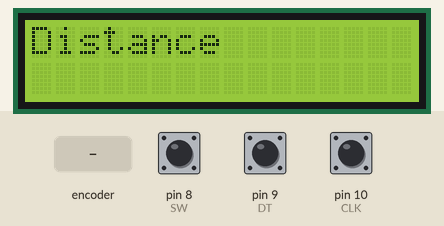
Simulated run of this sketch. Board: Arduino Uno, built with avr-gcc and run on an emulated ATmega328P. Parts: 16×2 character LCD. Inputs (shaded band) come from the test bench; at power-on: pin 8 (SW) HIGH, pin 9 (DT) HIGH, pin 10 (CLK) HIGH. What the sketch prints to the serial monitor is not drawn.

Above: at 1.2 s.
1.3 s: rotary encoder on pin 10 (CLK) / pin 9 (DT) turned 3 steps (first pin leading)
At 2.9 s:
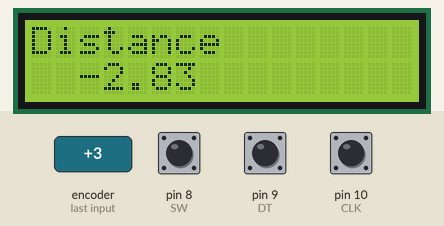
5.0 s: rotary encoder on pin 10 (CLK) / pin 9 (DT) turned 1 step (first pin leading)
At 5.4 s:
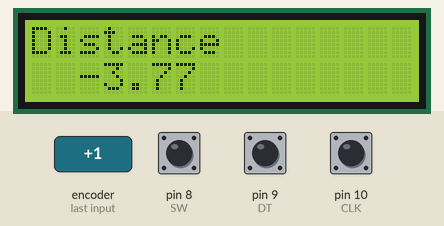
Timing chart, 0 to 8.0 s (numbered marks = the images above; inputs shaded):
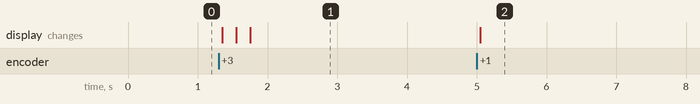

The sketch:

LCD_Code.ino
```cpp
#include <LiquidCrystal.h>

#define CLK 10
#define DT 9
#define SW 8

const int RS = 11, EN = 12, D4 = 2, D5 = 3, D6 = 4, D7 = 5;
LiquidCrystal lcd(RS, EN, D4, D5, D6, D7);

int counter = 0;
int currentStateCLK;
int lastStateCLK;
String currentDir ="";
unsigned long lastButtonPress = 0;

const float pi = 3.14; // Pi value
const int R = 3.4;  //Radius of the wheel from center to edge
const int N = 40;

void setup() {

  // Set encoder pins as inputs
  pinMode(CLK,INPUT);
  pinMode(DT,INPUT);
  pinMode(SW, INPUT_PULLUP);

  // Setup Serial Monitor
  Serial.begin(9600);

  // Read the initial state of CLK
  lastStateCLK = digitalRead(CLK);

  lcd.begin(16, 2); // set up number of columns and rows
  lcd.setCursor(0, 0);         // move cursor to   (0, 0)
  lcd.print("Distance");        // print message at (0, 0)
   // print message at (2, 1)
}

void loop() {

  // Read the current state of CLK
  currentStateCLK = digitalRead(CLK);

  // If last and current state of CLK are different, then pulse occurred
  // React to only 1 state change to avoid double count
  if (currentStateCLK != lastStateCLK  && currentStateCLK == 1){

    // If the DT state is different than the CLK state then
    // the encoder is rotating CCW so decrement
    if (digitalRead(DT) != currentStateCLK) {
      counter --;
      currentDir ="CCW";
    } else {
      // Encoder is rotating CW so increment
      counter ++;
      currentDir ="CW";
    }

    Serial.print("Direction: ");
    Serial.print(currentDir);
    Serial.print(" | Counter: ");
    Serial.println(counter);

    float dis = 2*pi*R*counter/20;

    lcd.setCursor(2, 1);         // move cursor to   (2, 1)
    lcd.print(dis);
  }

  // Remember last CLK state
  lastStateCLK = currentStateCLK;

  // Read the button state
  int btnState = digitalRead(SW);

  //If we detect LOW signal, button is pressed
  if (btnState == LOW) {
    //if 50ms have passed since last LOW pulse, it means that the
    //button has been pressed, released and pressed again
    if (millis() - lastButtonPress > 50) {
      Serial.println("Button pressed!");
    }

    // Remember last button press event
    lastButtonPress = millis();
  }


  // Put in a slight delay to help debounce the reading
  delay(1);
}
```

Measured:
- after the input at 1.3 s, the display: first changes after 0.05 s (image 1 shows a later state)
- after the input at 5.0 s, the display: changes after 0.05 s (image 2)
